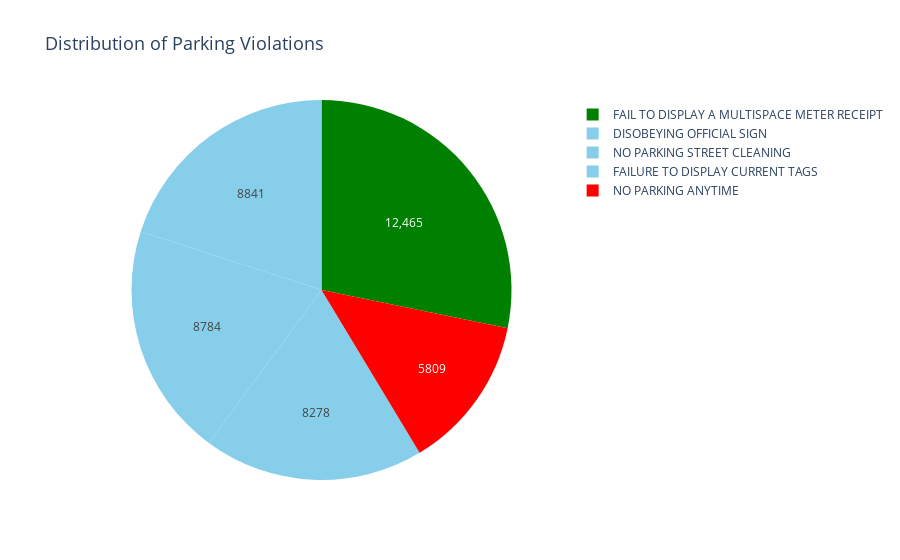

The code cell stored with this chart in its notebook:
### Markdown cell above
### Distribution of Parking Violations: Insights from the Pie Chart

The pie chart illustrates the proportional distribution of the five most common parking violations. Each segment represents a specific violation type, with its size corresponding to the frequency of violations.

### Code cell
import plotly.graph_objects as go

# Define colors: sky blue for most, green for the highest, and red for the lowest
colors = ['skyblue'] * len(top_violations)  # Default all to sky blue
colors[0] = 'green'  # Assign green to the highest value
colors[-1] = 'red'   # Assign red to the lowest value

# Create a pie chart with custom colors
fig = go.Figure(
    data=[go.Pie(
        labels=top_violations.index,
        values=top_violations.values,
        hoverinfo='label+percent',
        textinfo='value',
        marker=dict(colors=colors)  # Apply custom colors
    )]
)

# Customize layout
fig.update_layout(
    title='Distribution of Parking Violations',
    title_font_size=18
)

fig.show()

### Figure 1 — Plotly figure (JSON) as saved in the notebook; plotly's stock layout.template omitted (floating-point values rounded to 4 significant figures)
{"data": [{"hoverinfo": "label+percent", "labels": ["FAIL TO DISPLAY A MULTISPACE METER RECEIPT", "DISOBEYING OFFICIAL SIGN", "NO PARKING STREET CLEANING", "FAILURE TO DISPLAY CURRENT TAGS", "NO PARKING ANYTIME"], "marker": {"colors": ["green", "skyblue", "skyblue", "skyblue", "red"]}, "textinfo": "value", "type": "pie", "values": [12465, 8841, 8784, 8278, 5809]}], "layout": {"title": {"font": {"size": 18}, "text": "Distribution of Parking Violations"}}}
